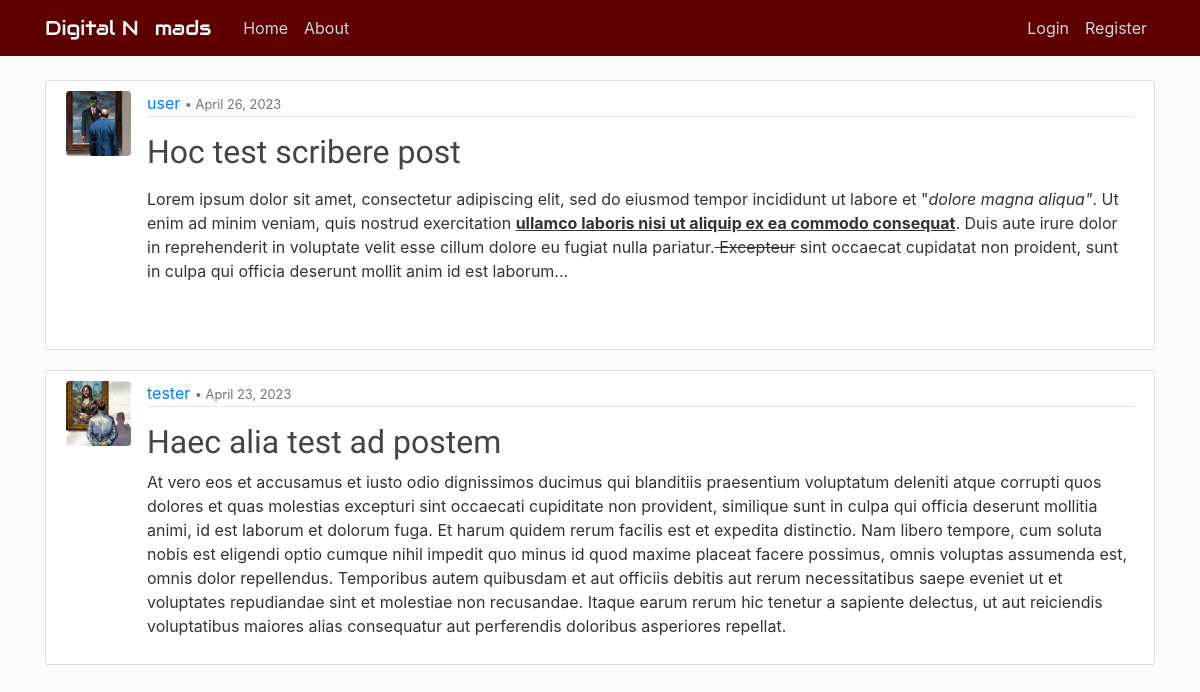
The page / on the database its author committed.
### blog/models.py (models this page shows, shortened)
class Post(models.Model):
    title = models.CharField(max_length=150)                    # Title field for 150 characters
    content = RichTextField(blank=True, null=True)                                # Text field
    date_posted = models.DateTimeField(default=timezone.now)    # Time Stamp for the defaults Time Zone
    author = models.ForeignKey(User, on_delete=models.CASCADE)  # User if User gets delete, so are its Posts
    likes = models.ManyToManyField(User, related_name='posts')

### users/models.py (models this page shows, shortened)
class Profile(models.Model):
    user = models.OneToOneField(User, on_delete=models.CASCADE)
    image = models.ImageField(default='default.png', upload_to='profile_img')

### blog/views.py (the view)
# urls.py: path('', PostListView.as_view(), name='blog-home'),
class PostListView(ListView):
    model = Post
    template_name = 'blog/home.html'
    context_object_name = 'posts'
    ordering = ['-date_posted']
    paginate_by = 6

### blog/templates/blog/home.html (shortened to what this page needs)
{% extends "blog/base.html" %}
{% block content %}
    {% for post in posts %}
        <article class="media panels">
          <img class="rounded img-frame" src="{{ post.author.profile.image.url }}" alt="">
          <div class="media-body">
            <div class="post-panel">
              <a href="{% url 'post-user' post.author.username %}">{{ post.author }}</a>
              <small class="text-muted">• {{ post.date_posted|date:"N d, Y" }}</small>
            </div>
            <h2><a class="title" href="{% url 'post-detail' post.id %}">{{ post.title }}</a></h2>
            <p class="article-content">{{ post.content|safe }}</p>
          </div>
        </article>
    {% endfor %}
    <br>
    <br>
{% endblock %}

### blog/static/css/style.css (style rules this page uses)
body { background: #fafafa; color: #333333; margin-top: 5rem; }
.panels { background: #ffffff; padding: 10px 20px; border: 1px solid #dddddd; border-radius: 3px; margin-bottom: 20px; }
.post-panel { color: #000000; padding-bottom: 1px; margin-bottom: 4px; border-bottom: 1px solid #e3e3e3 }
h1, h2, h3 { font-family: 'Staatliches'; color: #444444; margin-top: 1rem; }
a.title { color: #444444; text-decoration: none; }
.article-content { white-space: pre-line; }
.img-frame { height: 65px; width: 65px; margin-right: 16px; }

### rows shown on the page
Post: author.profile.image (placeholder picture), author "user", date_posted "April 26, 2023", title "Hoc test scribere post", content "Lorem ipsum dolor sit amet, consectetur adipiscing elit, sed do eiusmod tempor incididunt ut labore et \" dolore magna aliqua\" . Ut enim ad minim veniam, quis nostrud exercitation ullamco laboris nisi ut aliquip ex ea commodo consequat . Duis aute irure dolor in reprehenderit in voluptate velit esse cillum dolore eu fugiat nulla pariatur. Excepteur sint occaecat cupidatat non proident, sunt in culpa qui officia deserunt mollit anim id est laborum..."
Post: author.profile.image (placeholder picture), author "tester", date_posted "April 23, 2023", title "Haec alia test ad postem", content "At vero eos et accusamus et iusto odio dignissimos ducimus qui blanditiis praesentium voluptatum deleniti atque corrupti quos dolores et quas molestias excepturi sint occaecati cupiditate non provident, similique sunt in culpa qui officia deserunt mollitia animi, id est laborum et dolorum fuga. Et harum quidem rerum facilis est et expedita distinctio. Nam libero tempore, cum soluta nobis est eligendi optio cumque nihil impedit quo minus id quod maxime placeat facere possimus, omnis voluptas assumenda est, omnis dolor repellendus. Temporibus autem quibusdam et aut officiis debitis aut rerum necessitatibus saepe eveniet ut et voluptates repudiandae sint et molestiae non recusandae. Itaque…"
